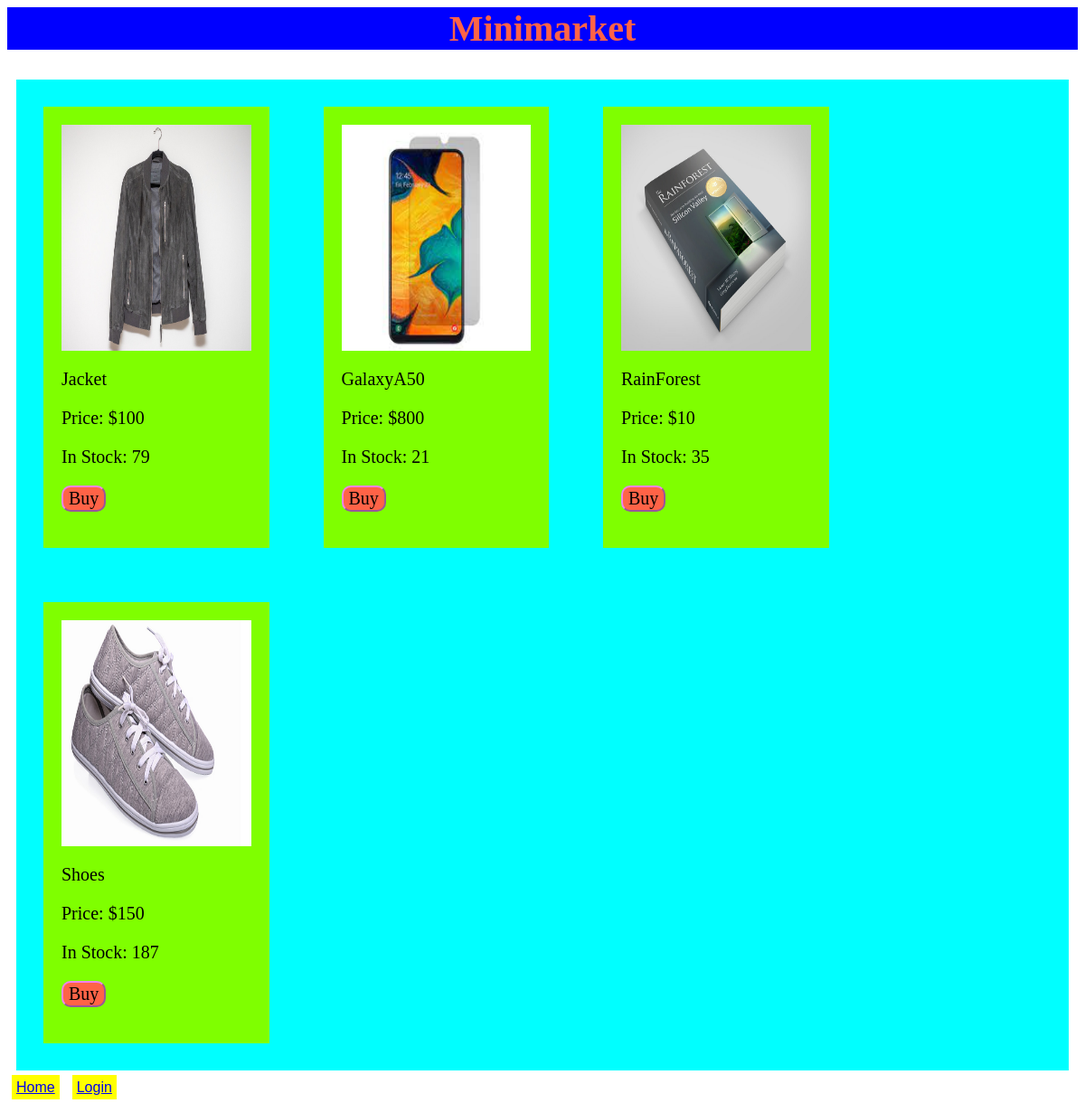
Screenshot of /products/ with the database file from the repository.
### products/models.py (models this page shows, shortened)
class Product(models.Model):
    stock_available = models.IntegerField(
        default=0, validators=[MinValueValidator(0)])
    product_name = models.CharField(max_length=35)
    product_rate = models.IntegerField()
    product_image = models.ImageField(upload_to="product-images")
    product_description = models.TextField()
    owners = models.ManyToManyField(User, blank=True, related_name="products")

### products/views.py (the view, shortened to what this page needs)
# urls.py: path('', views.ProductView.as_view(), name="products"),
class ProductView(View):
    def get(self, request):
        products = Product.objects.all()
        return render(request, "products/products.html", {
            'products': products,
        })

### products/templates/products/products.html (shortened to what this page needs)
{% extends "products/layout.html" %}
{% block head %}
{% load static %}
<link rel="stylesheet" href="{% static 'products/products.css' %}">
{% endblock head %}
{% block body %}
<div id="products">
    {% for product in products %}
    <div>
        <img data-ids="{{product.product_name}}" src="{{product.product_image.url}}"
            alt="{{product.product_name}}'s image">
        <p> {{product.product_name}} </p>
        <p>Price: ${{product.product_rate}} </p>
        {% if product.stock_available > 0 %}
        <p id="stock-{{product.product_name}}">In Stock: {{product.stock_available}}</p>
        <form method="post" action="{% url 'rate_change' product.id %}">
            <Button name="stock-value" type="submit" data-value="stock-{{product.product_name}}" id="buy"
                value="{{product.stock_available}}">Buy</Button>
        </form>
        {% else %}
        <p>Out of stock</p>
        {% endif %}
    </div>
    {% endfor %}
</div>
{% endblock body %}

### products/static/products/products.css (style rules this page uses)
#products { margin: 10px; display: flex; flex-wrap:wrap; background-color: aqua; }
#products>div { background-color: chartreuse; width: 18%; margin: 30px; padding:20px; font-size: 20px; }
#products>div>img { width: 100%; height: 250px; }
button { background-color:tomato; border-radius: 10px; font-family:fantasy; font-size: 20px; border-color: violet; }

### rows the page displays
Product: product_image (picture), product_name "Jacket", product_rate "100", stock_available "79"
Product: product_image (picture), product_name "GalaxyA50", product_rate "800", stock_available "21"
Product: product_image (picture), product_name "RainForest", product_rate "10", stock_available "35"
Product: product_image (picture), product_name "Shoes", product_rate "150", stock_available "187"
